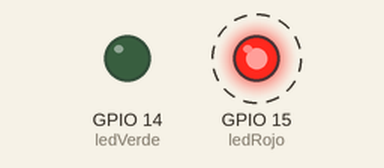
Recording of a program running on a simulated ESP32-S3. Shown: output pins drawn as LEDs (lit = HIGH). Dashed ring = blinking.

Above: at 0.27 s.
At 2.48 s:
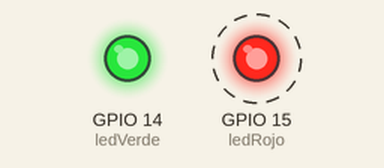
Timing chart, 0 to 3.0 s (numbered marks = the images above):
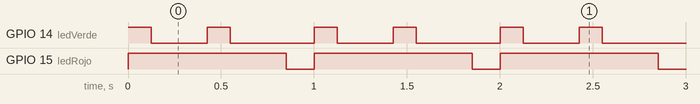

The program:

main.cpp
```cpp
#include <Arduino.h>

// put function declarations here:
int myFunction(int, int);

int ledRojo = 15; //porque la resistencia esta conectada al pin 15 en el procesador
int ledVerde = 14;

void setup() {
  pinMode(ledRojo,OUTPUT);
  pinMode(ledVerde,OUTPUT);
  digitalWrite(ledVerde,HIGH);
}

void loop() {
  digitalWrite(ledRojo,HIGH);
  digitalWrite(ledVerde,HIGH);
  delay(125);
  digitalWrite(ledVerde,LOW);
  delay(300);
  digitalWrite(ledVerde,HIGH);
  delay(125);
  digitalWrite(ledVerde,LOW);
  delay(300);
  digitalWrite(ledRojo,LOW);
  delay(150);
}

// put function definitions here:
int myFunction(int x, int y) {
  return x + y;
}
```

Measured:
- by itself, GPIO 14 (ledVerde): repeats every 1.0 s: HIGH 0.13 s, LOW 0.45 s, HIGH 0.13 s, LOW 0.30 s
- by itself, GPIO 15 (ledRojo): alternates HIGH for 0.85 s and LOW for 0.15 s
- by itself, everything shown: repeats every 1.0 s, in 5 steps
